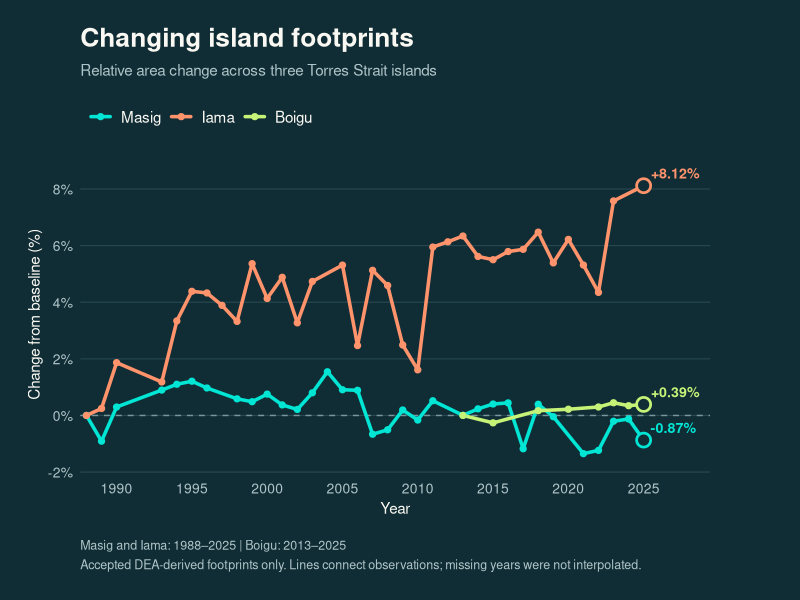
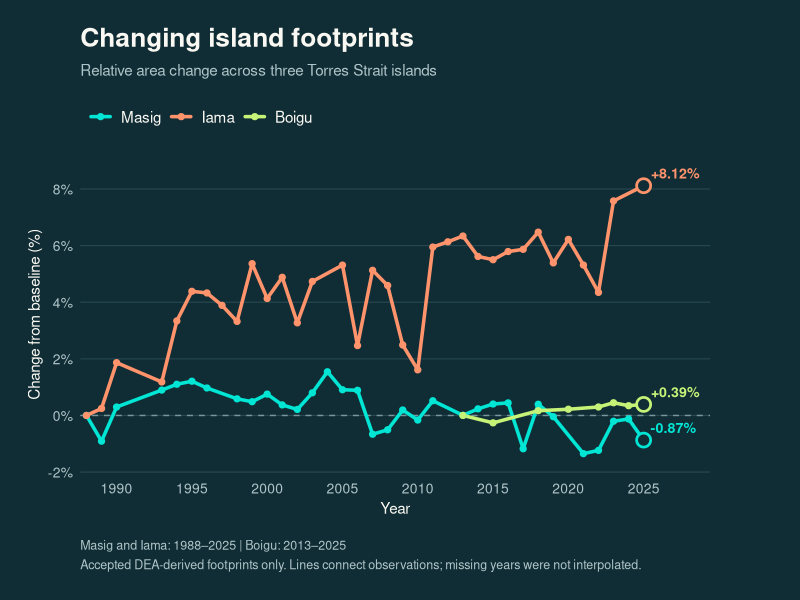

Reproduce these figures in R, in order.
# Annual island area change in the Torres Strait
# Kendra Sturdee
#
# Compares relative changes in reconstructed island area
# across Masig, Iama and Boigu using accepted DEA footprints.
# Missing observations are not interpolated.

library(ggplot2)
library(dplyr)
library(readr)
library(here)

# Load processed morphology data

masig <- read_csv(
  here("data", "processed", "Masig_05_AnnualMorphology_Diagnostics.csv"),
  show_col_types = FALSE
)

iama <- read_csv(
  here("data", "processed", "Iama_04_AnnualMorphology_Diagnostics.csv"),
  show_col_types = FALSE
)

boigu <- read_csv(
  here("data", "processed", "Boigu_AnnualMorphology_2013_2025.csv"),
  show_col_types = FALSE
)

# Standardise annual area measurements

prepare_area <- function(data, island) {
  
  names(data) <- tolower(names(data))
  
  year_col <- grep("^year$", names(data), value = TRUE)
  area_col <- grep("^area_ha$|^areahectares$", names(data), value = TRUE)
  
  if (length(year_col) != 1 || length(area_col) != 1) {
    stop(
      "Year or area column not identified for ", island,
      ". Available columns: ", paste(names(data), collapse = ", ")
    )
  }
  
  result <- data %>%
    transmute(
      Island = island,
      Year = as.integer(.data[[year_col]]),
      Area_ha = as.numeric(.data[[area_col]])
    ) %>%
    filter(!is.na(Year), !is.na(Area_ha)) %>%
    arrange(Year)
  
  if (nrow(result) == 0 || anyDuplicated(result$Year)) {
    stop("Missing or duplicate annual observations for ", island)
  }
  
  if (any(result$Area_ha <= 0)) {
    stop("Invalid island area detected for ", island)
  }
  
  result %>%
    mutate(
      Baseline_ha = first(Area_ha),
      Change_pct = 100 * (Area_ha - Baseline_ha) / Baseline_ha
    )
}

# Combine island records

area_data <- bind_rows(
  prepare_area(masig, "Masig"),
  prepare_area(iama, "Iama"),
  prepare_area(boigu, "Boigu")
)

area_data$Island <- factor(
  area_data$Island,
  levels = c("Masig", "Iama", "Boigu")
)

# Verify observation counts and study periods

area_summary <- area_data %>%
  group_by(Island) %>%
  summarise(
    Observations = n(),
    Start_year = first(Year),
    End_year = last(Year),
    Baseline_ha = first(Area_ha),
    Final_ha = last(Area_ha),
    Net_change_ha = last(Area_ha) - first(Area_ha),
    Net_change_pct = last(Change_pct),
    .groups = "drop"
  )

print(area_summary)

expected_years <- c(
  Masig = 1988,
  Iama = 1988,
  Boigu = 2013
)

expected_counts <- c(
  Masig = 33,
  Iama = 34,
  Boigu = 8
)

stopifnot(
  all(
    area_summary$Start_year ==
      expected_years[as.character(area_summary$Island)]
  ),
  all(area_summary$End_year == 2025),
  all(
    area_summary$Observations ==
      expected_counts[as.character(area_summary$Island)]
  )
)

# StoryMap colour palette

island_colours <- c(
  Masig = "#00E5D4",
  Iama = "#FF936B",
  Boigu = "#C5F277"
)

ocean <- "#102D35"
ivory <- "#FAF8F2"
muted <- "#AFC4C8"
grid_colour <- "#294A53"

# Identify final observations

endpoints <- area_data %>%
  group_by(Island) %>%
  slice_max(Year, n = 1, with_ties = FALSE) %>%
  ungroup() %>%
  mutate(
    EndpointLabel = sprintf("%+.2f%%", Change_pct)
  )

# Create combined area change figure

area_plot <- ggplot(
  area_data,
  aes(
    x = Year,
    y = Change_pct,
    colour = Island,
    group = Island
  )
) +
  geom_hline(
    yintercept = 0,
    colour = "#78969D",
    linewidth = 0.5,
    linetype = "dashed"
  ) +
  geom_line(
    linewidth = 1.2,
    lineend = "round"
  ) +
  geom_point(
    size = 1.8
  ) +
  geom_point(
    data = endpoints,
    shape = 21,
    size = 3.8,
    stroke = 1.4,
    fill = ocean,
    show.legend = FALSE
  ) +
  geom_text(
    data = endpoints,
    aes(label = EndpointLabel),
    hjust = -0.15,
    vjust = -0.65,
    fontface = "bold",
    size = 3.6,
    show.legend = FALSE
  ) +
  scale_colour_manual(
    values = island_colours
  ) +
  scale_x_continuous(
    breaks = seq(1990, 2025, 5),
    limits = c(1988, 2029),
    expand = expansion(mult = c(0.01, 0.01))
  ) +
  scale_y_continuous(
    breaks = seq(-2, 10, 2),
    labels = function(x) paste0(x, "%"),
    expand = expansion(mult = c(0.08, 0.12))
  ) +
  coord_cartesian(
    clip = "off"
  ) +
  labs(
    title = "Changing island footprints",
    subtitle = "Relative area change across three Torres Strait islands",
    x = "Year",
    y = "Change from baseline (%)",
    colour = NULL,
    caption = paste(
      "Masig and Iama: 1988–2025 | Boigu: 2013–2025",
      "\nAccepted DEA-derived footprints only.",
      "Lines connect observations; missing years were not interpolated."
    )
  ) +
  theme_minimal(base_size = 12) +
  theme(
    plot.background = element_rect(
      fill = ocean,
      colour = NA
    ),
    panel.background = element_rect(
      fill = ocean,
      colour = NA
    ),
    plot.title = element_text(
      colour = ivory,
      face = "bold",
      size = 19,
      margin = margin(b = 8)
    ),
    plot.subtitle = element_text(
      colour = muted,
      size = 11,
      margin = margin(b = 12)
    ),
    axis.title = element_text(
      colour = ivory,
      size = 11
    ),
    axis.text = element_text(
      colour = muted,
      size = 10
    ),
    panel.grid.major.y = element_line(
      colour = grid_colour,
      linewidth = 0.35
    ),
    panel.grid.major.x = element_blank(),
    panel.grid.minor = element_blank(),
    axis.ticks = element_blank(),
    legend.position = "top",
    legend.justification = "left",
    legend.text = element_text(
      colour = ivory,
      size = 11
    ),
    legend.key = element_rect(
      fill = ocean,
      colour = NA
    ),
    legend.background = element_rect(
      fill = ocean,
      colour = NA
    ),
    plot.caption = element_text(
      colour = muted,
      size = 9,
      hjust = 0,
      lineheight = 1.3,
      margin = margin(t = 16)
    ),
    plot.margin = margin(20, 65, 20, 20)
  )

# Preview figure

print(area_plot)

ggsave(
  filename = "figures/area_plot.png",
  plot = area_plot,
  width = 10,
  height = 7,
  dpi = 300,
  bg = "white"
)
